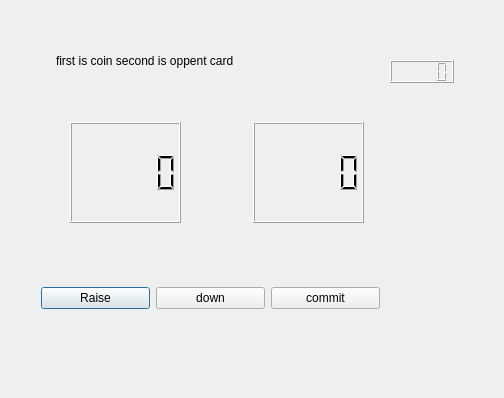
<?xml version="1.0" encoding="UTF-8"?>
<ui version="4.0">
 <class>Dialog</class>
 <widget class="QDialog" name="Dialog">
  <property name="geometry">
   <rect>
    <x>0</x>
    <y>0</y>
    <width>504</width>
    <height>398</height>
   </rect>
  </property>
  <property name="windowTitle">
   <string>Dialog</string>
  </property>
  <widget class="QWidget" name="gridLayoutWidget">
   <property name="geometry">
    <rect>
     <x>30</x>
     <y>248</y>
     <width>361</width>
     <height>101</height>
    </rect>
   </property>
   <layout class="QGridLayout" name="gridLayout">
    <item row="2" column="0">
     <widget class="QPushButton" name="pushButton_1">
      <property name="text">
       <string>Raise</string>
      </property>
     </widget>
    </item>
    <item row="2" column="1">
     <widget class="QPushButton" name="pushButton_2">
      <property name="text">
       <string>down</string>
      </property>
     </widget>
    </item>
    <item row="2" column="2">
     <widget class="QPushButton" name="pushButton_3">
      <property name="text">
       <string>commit</string>
      </property>
     </widget>
    </item>
   </layout>
  </widget>
  <widget class="QLCDNumber" name="lcdNumber_1">
   <property name="geometry">
    <rect>
     <x>70</x>
     <y>122</y>
     <width>111</width>
     <height>101</height>
    </rect>
   </property>
  </widget>
  <widget class="QLCDNumber" name="lcdNumber_2">
   <property name="geometry">
    <rect>
     <x>253</x>
     <y>122</y>
     <width>111</width>
     <height>101</height>
    </rect>
   </property>
  </widget>
  <widget class="QLabel" name="label">
   <property name="geometry">
    <rect>
     <x>56</x>
     <y>0</y>
     <width>411</width>
     <height>121</height>
    </rect>
   </property>
   <property name="text">
    <string>first is coin second is oppent card</string>
   </property>
  </widget>
  <widget class="QLCDNumber" name="lcdNumber_3">
   <property name="geometry">
    <rect>
     <x>390</x>
     <y>60</y>
     <width>64</width>
     <height>23</height>
    </rect>
   </property>
  </widget>
 </widget>
 <layoutdefault spacing="6" margin="11"/>
 <resources/>
 <connections/>
</ui>
